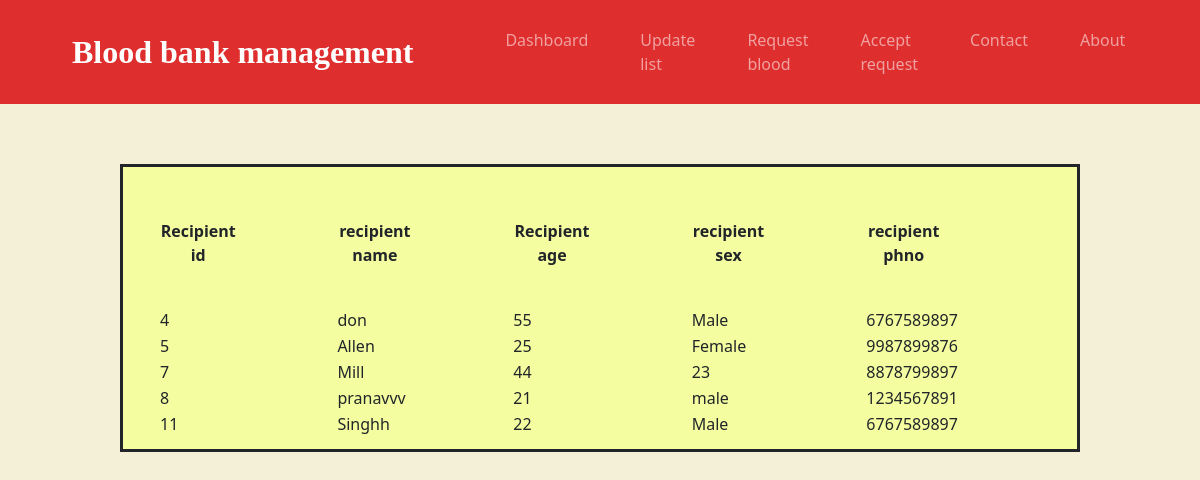
Page /admin/view_reci_list.php on the committed database.
### tables this page shows
CREATE TABLE `recipient` (
  `reci_id` int(5) NOT NULL,
  `reci_name` varchar(10) NOT NULL,
  `reci_age` int(11) DEFAULT NULL,
  `reci_sex` varchar(10) DEFAULT NULL,
  `reci_phno` varchar(10) DEFAULT NULL,
  `reci_reg_date` date DEFAULT NULL
);

### admin/view_reci_list.php (the view, shortened to what this page needs)
<?php
require('config.php');
$sql = "select * from recipient  ;";
$result = mysqli_query($con, $sql);
$insert = true;
?>
<!DOCTYPE html>
<html lang="en">
<head>
	<link href="https://cdn.jsdelivr.net/npm/bootstrap@5.0.2/dist/css/bootstrap.min.css" rel="stylesheet">
	<link rel="stylesheet" href="/css/view_reci_list.css">
</head>
<body>
	<div class="container-fluid">
		<nav class="navbar navbar-expand-lg navbar-dark">
			<a class="navbar-brand" href="">Blood bank management</a>
			<div class="collapse navbar-collapse nav_elements" id="navbarTogglerDemo02">
				<ul class="navbar-nav mx-auto">
					<li class="nav-item">
						<a class="nav-link" href="admindashboard.php">Dashboard</a>
					</li>
					<li class="nav-item">
						<a class="nav-link" href="update_reci_list.php">Update list</a>
					</li>
					<li class="nav-item">
						<a class="nav-link" href="request_blood.php">Request blood</a>
					</li>
					<li class="nav-item">
						<a class="nav-link" href="delete_blood_request.php">Accept request</a>
					</li>
					<li class="nav-item">
						<a class="nav-link" href="#">Contact</a>
					</li>
					<li class="nav-item">
						<a class="nav-link" href="#aboutus">About</a>
					</li>
				</ul>
			</div>
		</nav>
	</div>
	<div class="middle">
		<table>
			<thead>
				<tr>
					<th class="table_head1">Recipient id </th>
					<th class="table_head2">recipient name</th>
					<th class="table_head2">Recipient age</th>
					<th class="table_head2">recipient sex</th>
					<th class="table_head2">recipient phno </th>
				</tr>
			</thead>
			<?php
			if ($insert == true) {
				while ($row = mysqli_fetch_array($result)) {
					echo "<tr class='table_content'>";
					echo "<td>" . $row['reci_id'] . "</td>";
					echo "<td>" . $row['reci_name'] . "</td>";
					echo "<td>" . $row['reci_age'] . "</td>";
					echo "<td>" . $row['reci_sex'] . "</td>";
					echo "<td>" . $row['reci_phno'] . "</td>";
					echo "</tr>";
				}
			}
			?>
		</table>
	</div>
</body>
</html>

### css/view_reci_list.css (style rules this page uses)
body { background-color: #F3F0D7; }
.container-fluid { padding: 1% 6%; background-color: #DF2E2E; }
.navbar-brand { font-family: "Ubuntu"; font-size: 2.0rem; font-weight: bold; }
.nav-item { padding: 0 18px; }
.nav_elements { padding-left: 35%; padding-left: 50px; }
.middle { background-color: rgb(244, 253, 159); margin: 5% 10%; padding: 1% 3%; text-align: center; border-style: solid; }
.table_head1 { padding-right: 100px; padding-bottom: 40px; padding-top: 40px; }
.table_head2 { padding-bottom: 40px; padding-top: 40px; padding-right: 100px; }
.table_content { padding-left: 0; padding-right: 500px; }

### rows in the picture
recipient: reci "4", reci_name "don", reci_age "55", reci_sex "Male", reci_phno "6767589897"
recipient: reci "5", reci_name "Allen", reci_age "25", reci_sex "Female", reci_phno "9987899876"
recipient: reci "7", reci_name "Mill", reci_age "44", reci_sex "23", reci_phno "8878799897"
recipient: reci "8", reci_name "pranavvv", reci_age "21", reci_sex "male", reci_phno "1234567891"
recipient: reci "11", reci_name "Singhh", reci_age "22", reci_sex "Male", reci_phno "6767589897"
